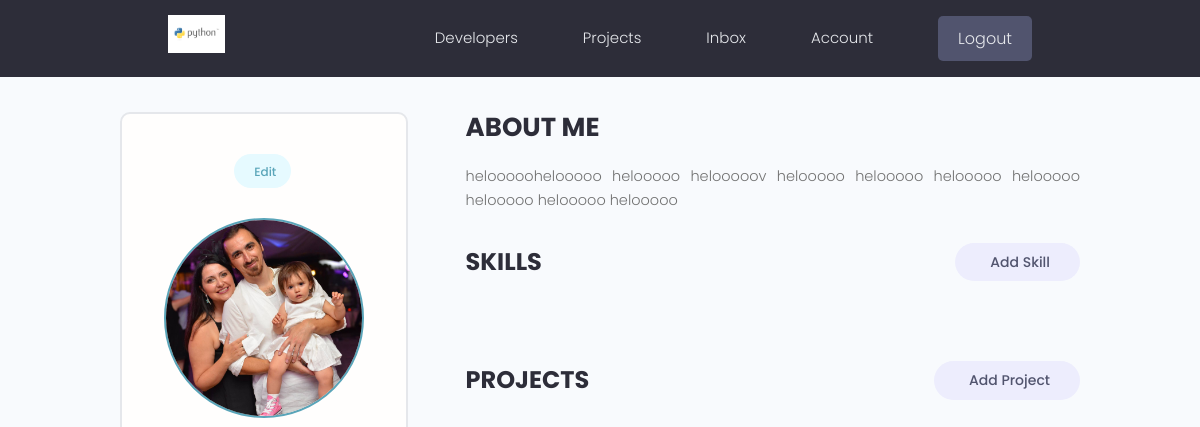
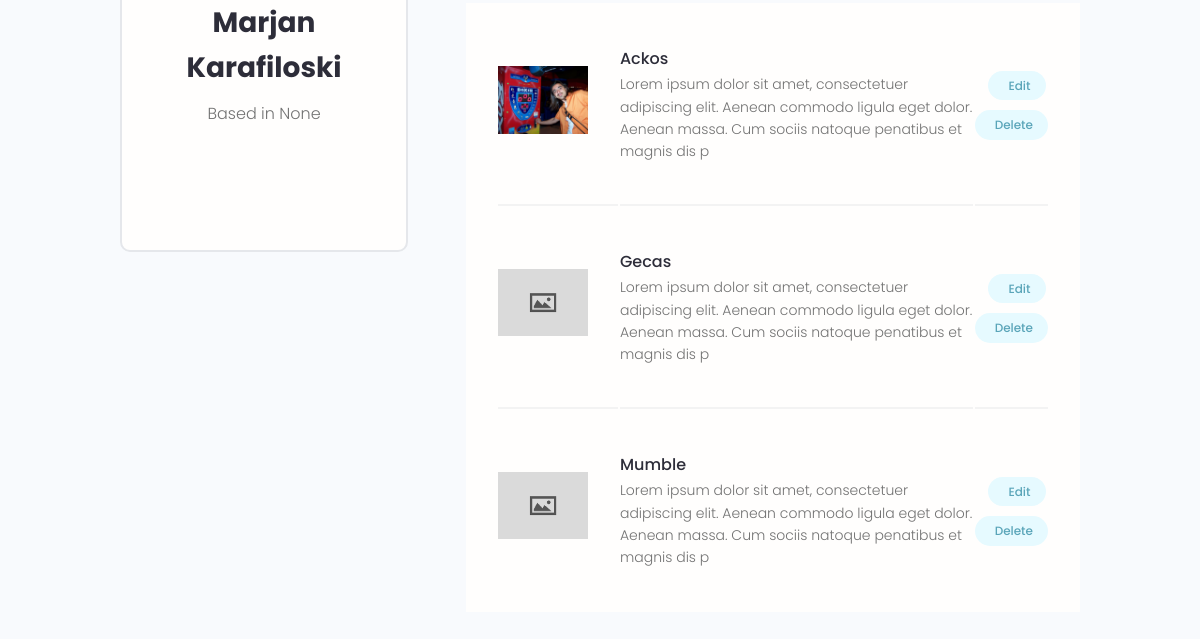
Before: /account/ (signed in) with the older database file (2 pictures, top to bottom).
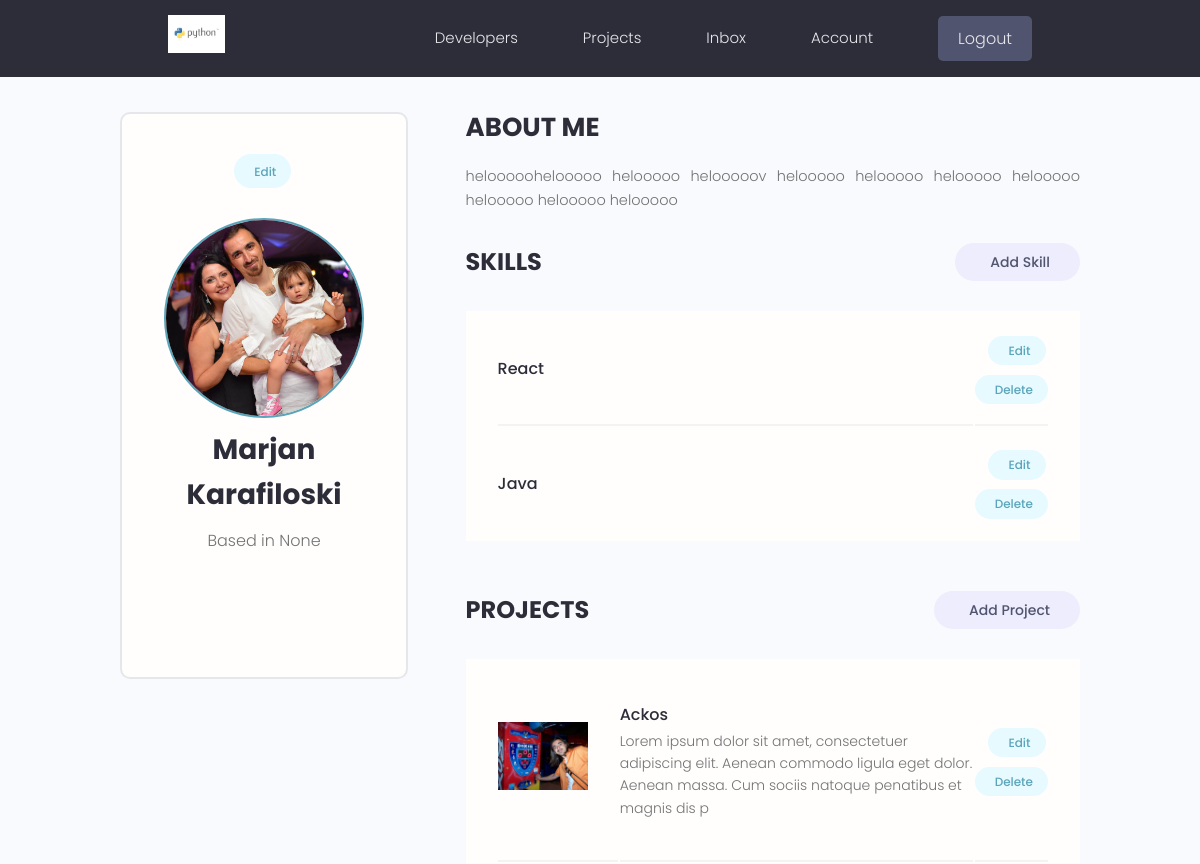
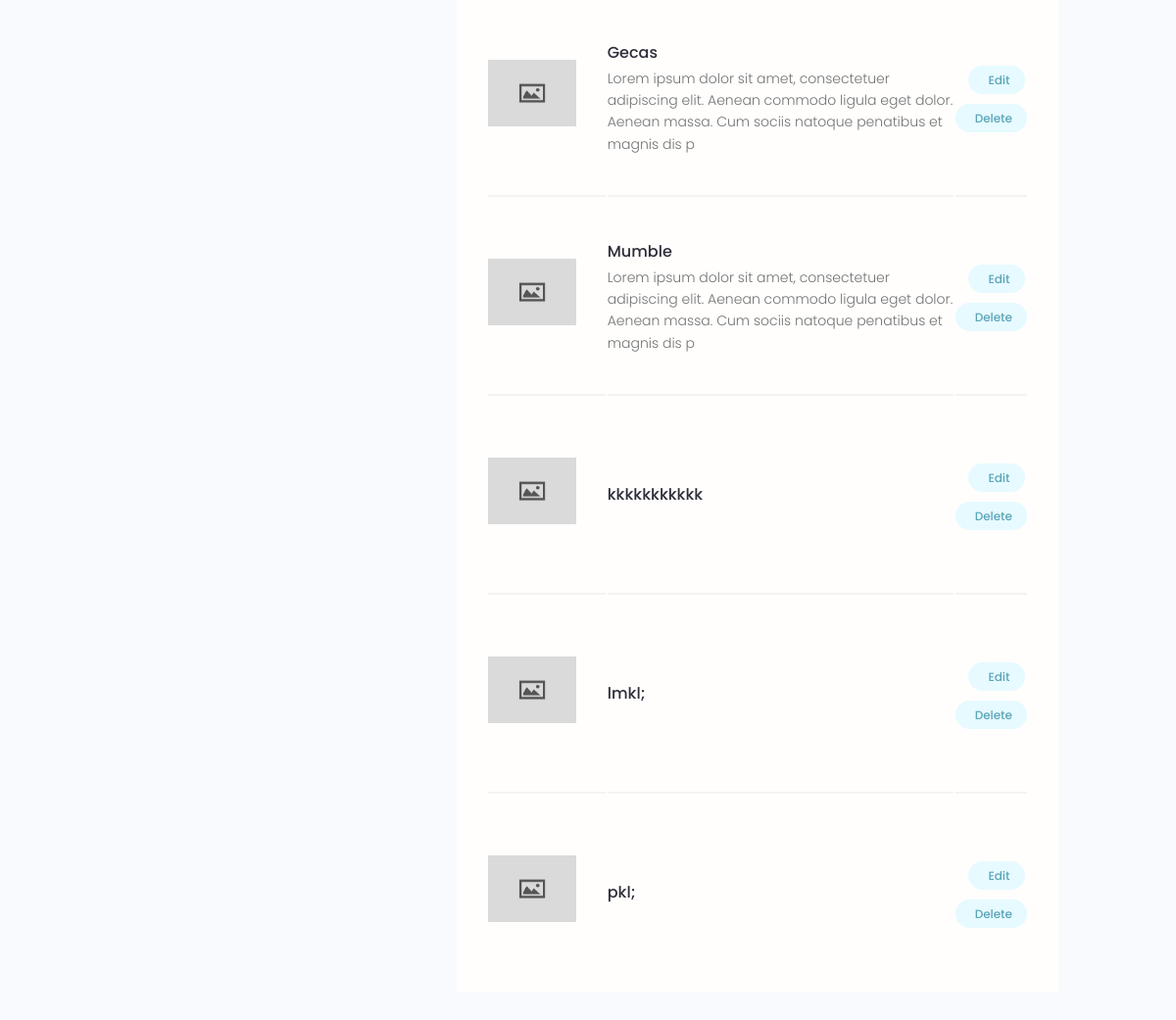
After: the same page with the newer database file (2 pictures, top to bottom).
### users/models.py (models this page shows, shortened)
class Profile(models.Model):
    user = models.OneToOneField(User, on_delete=models.CASCADE, null=True, blank=True)
    name = models.CharField(max_length=200, null=True, blank=True)
    email = models.EmailField(max_length=500, null=True, blank=True)
    username = models.CharField(max_length=200, null=True, blank=True)
    location = models.CharField(max_length=200, null=True, blank=True)
    short_intro = models.CharField(max_length=200, null=True, blank=True)
    bio = models.TextField( null=True, blank=True)
    profile_image = models.ImageField( null=True, blank=True, upload_to='profiles/', default="profiles/user-default.png")
    social_github = models.CharField(max_length=200, null=True, blank=True)
    social_twitter = models.CharField(max_length=200, null=True, blank=True)
    social_linkedin = models.CharField(max_length=200, null=True, blank=True)
    social_youtube = models.CharField(max_length=200, null=True, blank=True)
    created = models.DateTimeField(auto_now_add=True)
    id = models.UUIDField(default=uuid.uuid4, unique=True, primary_key=True, editable=False)

class Skill(models.Model):
    owner = models.ForeignKey(Profile, on_delete=models.CASCADE, null= True, blank=True)
    name = models.CharField(max_length=200, null=True, blank=True)
    description = models.TextField( null=True, blank=True)
    created = models.DateTimeField(auto_now_add=True)
    id = models.UUIDField(default=uuid.uuid4, unique=True, primary_key=True, editable=False)

### projects/models.py (models this page shows, shortened)
class Project(models.Model):
    owner = models.ForeignKey(Profile, null=True, blank=True, on_delete=models.SET_NULL)
    title = models.CharField(max_length=200)
    description = models.TextField(null=True, blank=True)
    featured_image = models.ImageField(null=True, blank=True, default="default.png")
    demo_link = models.CharField(max_length=2000, null=True, blank=True)
    source_link = models.CharField(max_length=2000, null=True, blank=True)
    tags = models.ManyToManyField('Tag', blank=True) #if the Tag class is above the Project then quotes are not needed
    vote_total = models.IntegerField(default=0, null=True, blank=True)
    vote_ratio = models.IntegerField(default=0, null=True, blank=True)
    created = models.DateTimeField(auto_now_add=True)
    id = models.UUIDField(default=uuid.uuid4, unique=True, primary_key=True, editable=False)
    class Meta:
      ordering = ['-vote_ratio', '-vote_total', 'title'] #first checks the ratio than the totalvotes

### users/views.py (the view)
# urls.py: path('account/', views.userAccount, name="account"),
@login_required(login_url='login')
def userAccount(request):
    profile = request.user.profile
    skills = profile.skill_set.all()
    projects = profile.project_set.all();
    context = {'profile':profile, 'skills':skills, 'projects':projects}
    return render(request, 'users/account.html', context)

### users/templates/users/account.html (shortened to what this page needs)
{% extends 'main.html' %}
{% block content %}
<main class="settingsPage profile my-md">
  <div class="container">
    <div class="layout">
      <div class="column column--1of3">
        <div class="card text-center">
          <div class="card__body dev">
            <a class="tag tag--pill tag--main settings__btn" href="{% url 'edit-account' %}">
              Edit</a>
            <img class="avatar avatar--xl dev__avatar" src="{{profile.profile_image.url}}" />
            <h2 class="dev__name">{{profile.name}}</h2>
            <p class="dev__location">Based in {{profile.location}}</p>
            <ul class="dev__social">
            </ul>
          </div>
        </div>
      </div>
      <div class="column column--2of3">
        <div class="devInfo">
          <h3 class="devInfo__title">About Me</h3>
          <p class="devInfo__about">{{profile.bio}}</p>
        </div>
        <div class="settings">
          <h3 class="settings__title">Skills</h3>
          <a class="tag tag--pill tag--sub settings__btn tag--lg" href="{% url 'create-skill' %}"> Add Skill</a>
        </div>
        <table class="settings__table">
          {% for skill in skills %}
          <tr>
            <td class="settings__tableInfo">
              <h4>{{skill.name}}</h4>
            </td>
            <td class="settings__tableActions">
              <a class="tag tag--pill tag--main settings__btn" href="{% url 'update-skill' skill.id %}"> Edit</a>
              <a class="tag tag--pill tag--main settings__btn" href="{% url 'delete-skill' skill.id %}?next=/account">
                Delete</a>
            </td>
          </tr>
          {% endfor %}
        </table>
        <div class="settings">
          <h3 class="settings__title">Projects</h3>
          <a class="tag tag--pill tag--sub settings__btn tag--lg" href="{% url 'create-project' %}"> Add Project</a>
        </div>
        <table class="settings__table">
          {% for project in projects %}
          <tr>
            <td class="settings__thumbnail">
              <a href="{% url 'project' project.id %}"><img src="{{project.featured_image.url}}" alt="Project Thumbnail" /></a>
            </td>
            <td class="settings__tableInfo">
              <a href="{% url 'project' project.id %}">{{project.title}}</a>
              <p>{{project.description|slice:"150"}}</p>
            </td>
            <td class="settings__tableActions">
              <a class="tag tag--pill tag--main settings__btn" href="{% url 'update-project' project.id %}"> Edit</a>
              <a class="tag tag--pill tag--main settings__btn"
                href="{% url 'delete-project'  project.id %}?next=/account">
                Delete</a>
            </td>
          </tr>
          {% endfor %}
        </table>
      </div>
    </div>
  </div>
</main>
{% endblock %}

### templates/main.html (shortened to what this page needs)
<!DOCTYPE html>
{% load static %}
<html>
<head>
  <link rel="stylesheet" href="https://cdn.iconmonstr.com/1.3.0/css/iconmonstr-iconic-font.min.css" />
  <link rel="stylesheet" href="{% static 'uikit/styles/uikit.css' %}" />
  <link rel="stylesheet" href="{% static 'styles/app.css' %}" />
</head>
<body>
    {% include 'navbar.html' %}
    {% block content %}
    {% endblock content %}
</body>
</html>

### templates/navbar.html (shortened to what this page needs)
{% load static %}
<header class="header">
    <div class="container container--narrow">
      <a href="{% url 'profiles' %}" class="header__logo">
        <img src="{% static 'images/logo.png' %}" alt="DevSearch Logo" />
      </a>
      <nav class="header__nav">
        <ul class="header__menu">
          <li class="header__menuItem"><a href="{% url 'profiles' %}">Developers</a></li>
          <li class="header__menuItem"><a href="{% url 'projects' %}">Projects</a></li>
          {% if request.user.is_authenticated %}
          <li class="header__menuItem"><a href="{% url 'inbox' %}">Inbox</a></li>
          <li class="header__menuItem"><a href="{% url 'account' %}" >Account</a></li>
          {% endif%}
          {% if request.user.is_authenticated %}
          <li class="header__menuItem"><a href="{% url 'logout' %}" class="btn btn--sub">Logout</a></li>
          {% else %}
          <li class="header__menuItem"><a href="{% url 'login' %}" class="btn btn--sub">Login/Sign Up</a></li>
          {% endif%}
        </ul>
      </nav>
    </div>
  </header>

### static/styles/app.css (style rules this page uses)
:root { --color-sub: #2d2d39; }
.btn--sub { background-color: var(--color-sub-light); }
.card { border: 2px solid var(--color-light); }
img { width: 100%; }
.header { position: sticky; z-index: 111; background-color: var(--color-sub); padding: 1.5rem 0; }
.header > .container { display: flex; justify-content: space-between; align-items: center; }
.header__logo > img { height: 3.8rem; }
.header__nav > ul { display: inline-flex; align-items: center; list-style: none; gap: 6.5rem; }
.header__menuItem > a { color: var(--color-light); font-weight: 300; }
.profile .card > .dev { padding: 4rem; }
.dev__avatar { display: block; margin: auto; }
.dev__name { color: var(--color-sub); font-size: 2.8rem; font-weight: 700; margin-top: 1rem; margin-bottom: 0.5rem; }
.dev__location { margin-top: 1rem; }
.dev__social { margin: 3rem 0; list-style: none; display: flex; justify-content: center; gap: 1.5rem; }
.devInfo { margin-bottom: 3rem; }
.devInfo__title, .devInfo__subtitle { font-size: 2.6rem; color: var(--color-sub); text-transform: uppercase; font-weight: 700; margin-bottom: 1.5rem; }
.devInfo__about, .devSkill__info { font-size: 1.45rem; line-height: 1.7; text-align: justify; }
.settingsPage .dev > .settings__btn { display: inline-block; margin-bottom: 3rem; }
.settings { display: flex; justify-content: space-between; align-items: center; }
.settings__title { font-size: 2.4rem; text-transform: uppercase; font-weight: 700; color: var(--color-sub); }
.settings__table { margin-top: 3rem; margin-bottom: 5rem; padding: 0 3rem; background: var(--color-white); }
.settings__table tr { width: 100%; }
.settings__table tr > td { padding: 2rem 0; }
.settings__table tr:not(:last-child) td { border-bottom: 2px solid var(--color-white-light); }
.settings__thumbnail { width: 23%; min-width: 10rem; }
.settings__thumbnail img { padding-right: 3rem; height: 15rem; object-fit: contain; }
.settings__tableInfo { width: 100%; }
.settings__tableInfo h4, .settings__tableInfo a { padding-right: 1rem; width: auto; font-size: 1.6rem; font-weight: 500; color: var(--color-sub); }
.settings__tableInfo p { font-size: 1.4rem; }
.settings__tableActions { text-align: right; }

### static/uikit/styles/modules/_variables.css (style rules this page uses)
:root { --color-main: #5aa5b9; --color-main-light: #e6faff; --color-sub: #3f4156; --color-sub-light: #51546e; --color-sub-lighter: #ededfd; --color-text: #737373; --color-gray: #8b8b8b; --color-light: #e5e7eb; --color-light-gray: #767676; --color-bg: #f8fafd; --color-white: #fffefd; --color-white-light: #f3f3f3; --color-success: #359e64; --color-success-bg: #def8e8; --color-error: #fc4b0b; --color-error-bg: #fff2ee; --font-base: 'Poppins', arial, helvetica, 'Segoe UI', roboto, ubuntu, sans-serif; --font-monospace: 'Fira Code', 'Courier New', courier, monospace; --font-regular: 300; --font-medium: 500; --font-bold: 700; --generic-shadow: 1px 1px 5px #00000010; --generic-transition: all 0.3s ease-in-out; }

### static/uikit/styles/modules/_base.css (style rules this page uses)
* { margin: 0; padding: 0; box-sizing: border-box; text-rendering: optimizeLegibility; color: inherit; font-size: inherit; }
html { font-size: 50%; }
@media only screen and (min-width: 480px) { html { font-size: 56.25%; } }
@media only screen and (min-width: 1200px) { html { font-size: 62.5%; } }
body { line-height: 1.6; font-weight: 400; font-size: 1.5rem; color: var(--color-text); background-color: var(--color-bg); min-height: 100vh; }

### static/uikit/styles/modules/_typography.css (style rules this page uses)
* { font-family: var(--font-base); }
h2 { font-size: 3.6rem; font-weight: var(--font-bold); }
h3 { font-size: 3.2rem; font-weight: var(--font-medium); }
h4 { font-size: 2.8rem; font-weight: var(--font-medium); }
p, span, strong { font-size: 1.6rem; color: var(--color-text); font-weight: var(--font-regular); }
a { padding-bottom: 2px; text-decoration: none; display: inline-block; color: var(--color-main); font-weight: var(--font-medium); }

### static/uikit/styles/modules/_utilities.css (style rules this page uses)
.container { width: 92%; max-width: 165rem; margin: 0 auto; box-sizing: border-box; }
.container--narrow { width: 92%; max-width: 120rem; }
@media screen and (min-width: 1000px) { .container { width: 90%; } }
@media screen and (min-width: 1000px) { .container--narrow { width: 85%; } }
@media screen and (min-width: 1200px) { .container { width: 80%; } }
@media screen and (min-width: 1200px) { .container--narrow { width: 72%; } }
.text-center { text-align: center; }
.my-md { margin: 3rem auto; }

### static/uikit/styles/modules/_avatar.css (style rules this page uses)
.avatar { border-radius: 50%; border: 2px solid var(--color-main); object-fit: cover; }
.avatar--xl { height: 20rem; width: 20rem; }

Changed rows visible on the page:
added Skill: name "React"
added Skill: name "Java"
added Project: featured_image (placeholder picture), title "kkkkkkkkkkk"
added Project: featured_image (placeholder picture), title "lmkl;"
added Project: featured_image (placeholder picture), title "pkl;"
